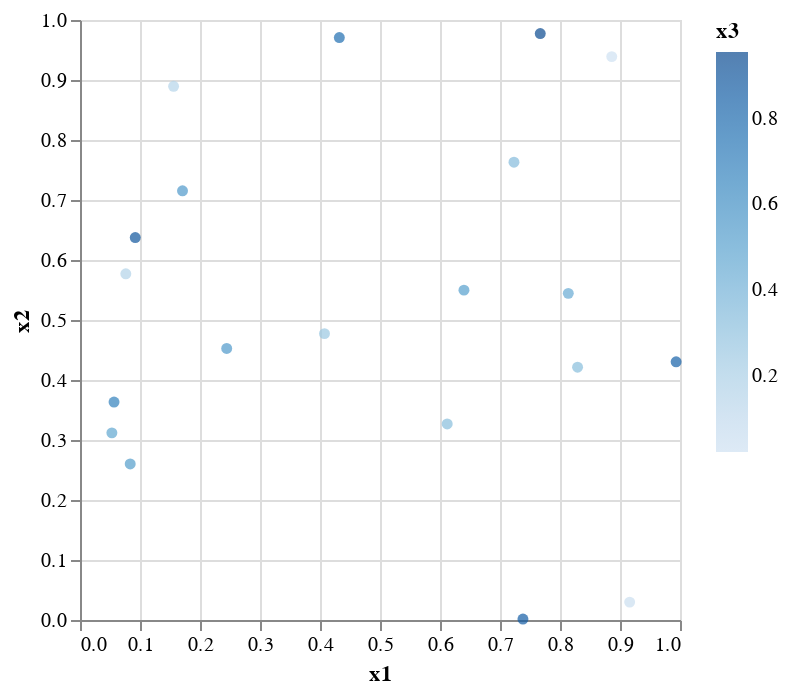

Notebook cell for this chart:
### Code cell


### Figure 1 — Vega-Lite specification as saved in the notebook (floating-point values rounded to 4 significant figures)
{"data": {"values": [{"x1": 0.2445, "x2": 0.4526, "x3": 0.545}, {"x1": 0.07636, "x2": 0.577, "x3": 0.1643}, {"x1": 0.05312, "x2": 0.3119, "x3": 0.4717}, {"x1": 0.4322, "x2": 0.9707, "x3": 0.7783}, {"x1": 0.1709, "x2": 0.7154, "x3": 0.5412}, {"x1": 0.156, "x2": 0.8896, "x3": 0.152}, {"x1": 0.08368, "x2": 0.2601, "x3": 0.5282}, {"x1": 0.4075, "x2": 0.4773, "x3": 0.2621}, {"x1": 0.09211, "x2": 0.6373, "x3": 0.898}, {"x1": 0.6399, "x2": 0.5498, "x3": 0.5131}, {"x1": 0.8862, "x2": 0.939, "x3": 0.02125}, {"x1": 0.8293, "x2": 0.4213, "x3": 0.3261}, {"x1": 0.612, "x2": 0.3267, "x3": 0.3267}, {"x1": 0.7382, "x2": 0.001593, "x3": 0.8568}, {"x1": 0.7233, "x2": 0.763, "x3": 0.3397}, {"x1": 0.05671, "x2": 0.3633, "x3": 0.6801}, {"x1": 0.9935, "x2": 0.4303, "x3": 0.8364}, {"x1": 0.7671, "x2": 0.9774, "x3": 0.9561}, {"x1": 0.8138, "x2": 0.5444, "x3": 0.4476}, {"x1": 0.9161, "x2": 0.02983, "x3": 0.05097}]}, "layer": [{"encoding": {"color": {"field": "x3", "type": "q"}, "x": {"field": "x1", "type": "quantitative"}, "y": {"field": "x2", "type": "quantitative"}}, "mark": "circle"}]}
